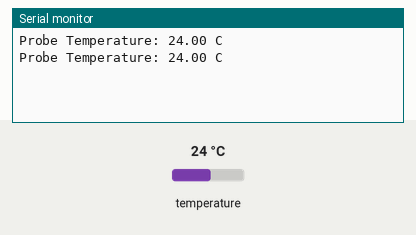
Bench run of a sketch on a simulated Arduino Uno, built with avr-gcc and run on an emulated ATmega328P. Parts: the last lines printed to the serial monitor. The inputs (shaded band) are chosen by the test bench; at power-on: temperature 24 °C.

Above: at 12.3 s.
12.4 s: temperature set to 12 °C
At 18.5 s:
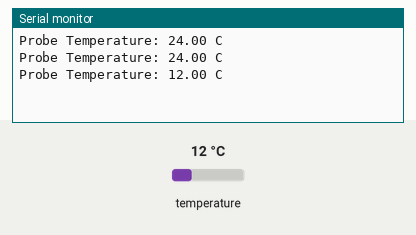
21.0 s: temperature set to 19 °C
At 24.0 s:
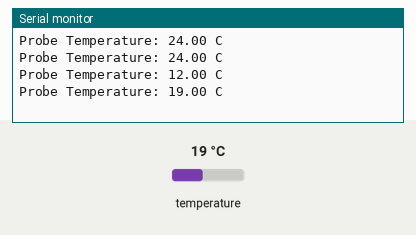
Timing chart, 0 to 25.5 s (numbered marks = the images above; inputs shaded):
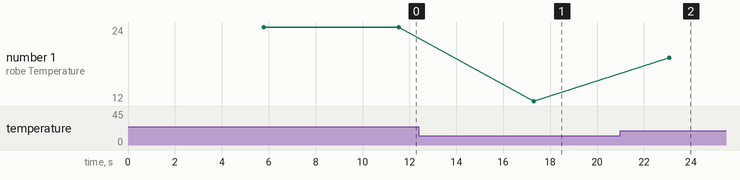

Measured:
- after the input at 12.4 s, the serial monitor: prints a new line after 4.9 s (image 1)
- after the input at 21.0 s, the serial monitor: prints a new line after 2.1 s (image 2)
- plotted number 1: 24 → 12 after the input at 12.4 s, 12 → 19 after the input at 21.0 s

The sketch:

Temperature_Probe.ino
```cpp
#include <OneWire.h>
#include <DallasTemperature.h>

#define PIN_TEMP_PROBE 2
OneWire oneWire(PIN_TEMP_PROBE);
DallasTemperature sensors(&oneWire);
float probeTemperature;

void setup(void) {
 Serial.begin(9600);
 sensors.begin();
}

void loop(void) {
  delay(5000);
  getProbeTemperature();
  String TemperatureProbeString1 = "Probe Temperature: ";
  String TemperatureProbeString2 = " C";
  String TemperatureProbeValueString = String(probeTemperature);
  String TemperatureProbeData = TemperatureProbeString1 + TemperatureProbeValueString + TemperatureProbeString2;
  Serial.println(TemperatureProbeData);
}

float getProbeTemperature() {
  sensors.requestTemperatures();
  probeTemperature = sensors.getTempCByIndex(0);
}
```
